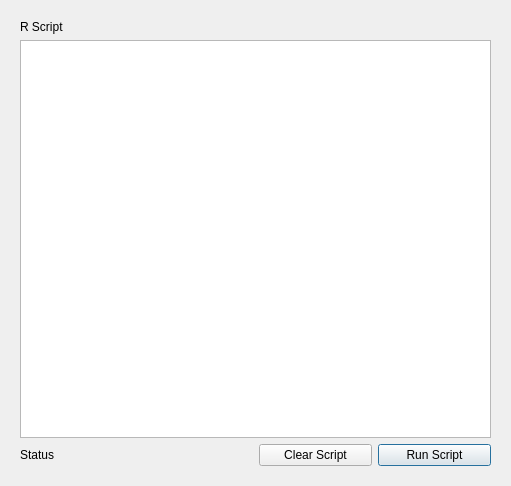
<?xml version="1.0" encoding="UTF-8"?>
<ui version="4.0">
 <class>RConsoleDialog</class>
 <widget class="QDialog" name="RConsoleDialog">
  <property name="geometry">
   <rect>
    <x>0</x>
    <y>0</y>
    <width>511</width>
    <height>486</height>
   </rect>
  </property>
  <property name="windowTitle">
   <string>Dialog</string>
  </property>
  <layout class="QVBoxLayout" name="verticalLayout">
   <item>
    <widget class="QFrame" name="frame">
     <property name="frameShape">
      <enum>QFrame::NoFrame</enum>
     </property>
     <property name="frameShadow">
      <enum>QFrame::Plain</enum>
     </property>
     <property name="lineWidth">
      <number>0</number>
     </property>
     <layout class="QGridLayout" name="gridLayout">
      <item row="3" column="3">
       <widget class="QPushButton" name="runButton">
        <property name="text">
         <string>Run Script</string>
        </property>
       </widget>
      </item>
      <item row="3" column="2">
       <widget class="QPushButton" name="clearButton">
        <property name="text">
         <string>Clear Script</string>
        </property>
       </widget>
      </item>
      <item row="1" column="0" colspan="4">
       <widget class="QTextEdit" name="scriptEdit">
        <property name="acceptRichText">
         <bool>false</bool>
        </property>
       </widget>
      </item>
      <item row="0" column="0">
       <widget class="QLabel" name="label">
        <property name="text">
         <string>R Script</string>
        </property>
       </widget>
      </item>
      <item row="3" column="0" colspan="2">
       <widget class="QLabel" name="statusLabel">
        <property name="text">
         <string>Status</string>
        </property>
       </widget>
      </item>
     </layout>
    </widget>
   </item>
  </layout>
 </widget>
 <resources/>
 <connections>
  <connection>
   <sender>clearButton</sender>
   <signal>clicked()</signal>
   <receiver>scriptEdit</receiver>
   <slot>clear()</slot>
   <hints>
    <hint type="sourcelabel">
     <x>307</x>
     <y>369</y>
    </hint>
    <hint type="destinationlabel">
     <x>231</x>
     <y>183</y>
    </hint>
   </hints>
  </connection>
 </connections>
</ui>
